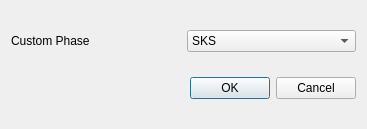
<?xml version="1.0" encoding="UTF-8"?>
<ui version="4.0">
 <class>Dialog</class>
 <widget class="QDialog" name="Dialog">
  <property name="geometry">
   <rect>
    <x>0</x>
    <y>0</y>
    <width>367</width>
    <height>129</height>
   </rect>
  </property>
  <property name="windowTitle">
   <string>Dialog</string>
  </property>
  <layout class="QGridLayout" name="gridLayout">
   <item row="0" column="1">
    <widget class="QComboBox" name="uiPhaseComboBox">
     <item>
      <property name="text">
       <string>SKS</string>
      </property>
     </item>
     <item>
      <property name="text">
       <string>SKKS</string>
      </property>
     </item>
     <item>
      <property name="text">
       <string>PKS</string>
      </property>
     </item>
     <item>
      <property name="text">
       <string>PKP</string>
      </property>
     </item>
     <item>
      <property name="text">
       <string>Sdiff</string>
      </property>
     </item>
     <item>
      <property name="text">
       <string>ScS</string>
      </property>
     </item>
     <item>
      <property name="text">
       <string>PP</string>
      </property>
     </item>
     <item>
      <property name="text">
       <string>SS</string>
      </property>
     </item>
    </widget>
   </item>
   <item row="0" column="0">
    <widget class="QLabel" name="uiPhaseLabel">
     <property name="text">
      <string>Custom Phase</string>
     </property>
    </widget>
   </item>
   <item row="1" column="0" colspan="2">
    <widget class="QDialogButtonBox" name="uiButtonBox">
     <property name="orientation">
      <enum>Qt::Horizontal</enum>
     </property>
     <property name="standardButtons">
      <set>QDialogButtonBox::Cancel|QDialogButtonBox::Ok</set>
     </property>
    </widget>
   </item>
  </layout>
 </widget>
 <resources/>
 <connections/>
</ui>
